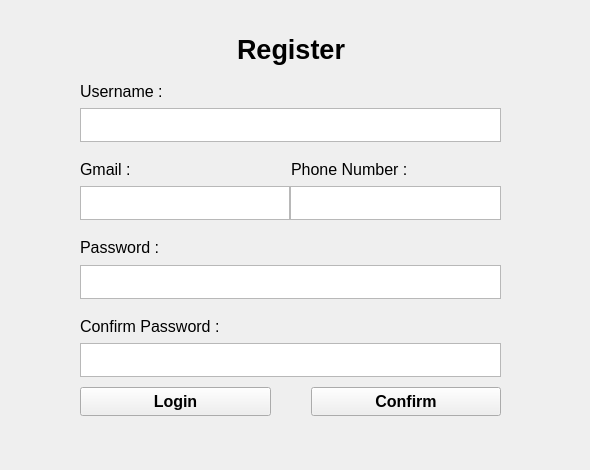
      <widget class="QWidget" name="pageRegister">
       <property name="sizePolicy">
        <sizepolicy hsizetype="Expanding" vsizetype="Expanding">
         <horstretch>1</horstretch>
         <verstretch>1</verstretch>
        </sizepolicy>
       </property>
       <widget class="QWidget" name="verticalLayoutWidget_6">
        <property name="geometry">
         <rect>
          <x>0</x>
          <y>0</y>
          <width>581</width>
          <height>461</height>
         </rect>
        </property>
        <layout class="QVBoxLayout" name="VLRegister">
         <property name="spacing">
          <number>0</number>
         </property>
         <property name="topMargin">
          <number>0</number>
         </property>
         <property name="bottomMargin">
          <number>0</number>
         </property>
         <item>
          <spacer name="verticalSpacer_7">
           <property name="orientation">
            <enum>Qt::Orientation::Vertical</enum>
           </property>
           <property name="sizeType">
            <enum>QSizePolicy::Policy::Fixed</enum>
           </property>
           <property name="sizeHint" stdset="0">
            <size>
             <width>20</width>
             <height>30</height>
            </size>
           </property>
          </spacer>
         </item>
         <item>
          <layout class="QHBoxLayout" name="horizontalLayout_31">
           <item>
            <spacer name="horizontalSpacer_33">
             <property name="orientation">
              <enum>Qt::Orientation::Horizontal</enum>
             </property>
             <property name="sizeHint" stdset="0">
              <size>
               <width>40</width>
               <height>20</height>
              </size>
             </property>
            </spacer>
           </item>
           <item>
            <widget class="QLabel" name="label_3">
             <property name="font">
              <font>
               <pointsize>20</pointsize>
               <bold>true</bold>
              </font>
             </property>
             <property name="text">
              <string>Register</string>
             </property>
            </widget>
           </item>
           <item>
            <spacer name="horizontalSpacer_34">
             <property name="orientation">
              <enum>Qt::Orientation::Horizontal</enum>
             </property>
             <property name="sizeHint" stdset="0">
              <size>
               <width>40</width>
               <height>20</height>
              </size>
             </property>
            </spacer>
           </item>
          </layout>
         </item>
         <item>
          <layout class="QHBoxLayout" name="horizontalLayout_30">
           <property name="topMargin">
            <number>5</number>
           </property>
           <item>
            <spacer name="horizontalSpacer_32">
             <property name="orientation">
              <enum>Qt::Orientation::Horizontal</enum>
             </property>
             <property name="sizeType">
              <enum>QSizePolicy::Policy::Fixed</enum>
             </property>
             <property name="sizeHint" stdset="0">
              <size>
               <width>80</width>
               <height>5</height>
              </size>
             </property>
            </spacer>
           </item>
           <item>
            <widget class="QLabel" name="label_11">
             <property name="font">
              <font>
               <pointsize>12</pointsize>
              </font>
             </property>
             <property name="text">
              <string>Username :</string>
             </property>
            </widget>
           </item>
          </layout>
         </item>
         <item>
          <layout class="QHBoxLayout" name="horizontalLayout_29">
           <property name="bottomMargin">
            <number>5</number>
           </property>
           <item>
            <spacer name="horizontalSpacer_35">
             <property name="orientation">
              <enum>Qt::Orientation::Horizontal</enum>
             </property>
             <property name="sizeType">
              <enum>QSizePolicy::Policy::Fixed</enum>
             </property>
             <property name="sizeHint" stdset="0">
              <size>
               <width>80</width>
               <height>5</height>
              </size>
             </property>
            </spacer>
           </item>
           <item>
            <widget class="QTextEdit" name="registerUsername">
             <property name="sizePolicy">
              <sizepolicy hsizetype="Expanding" vsizetype="Ignored">
               <horstretch>0</horstretch>
               <verstretch>0</verstretch>
              </sizepolicy>
             </property>
            </widget>
           </item>
           <item>
            <spacer name="horizontalSpacer_36">
             <property name="orientation">
              <enum>Qt::Orientation::Horizontal</enum>
             </property>
             <property name="sizeType">
              <enum>QSizePolicy::Policy::Fixed</enum>
             </property>
             <property name="sizeHint" stdset="0">
              <size>
               <width>80</width>
               <height>5</height>
              </size>
             </property>
            </spacer>
           </item>
          </layout>
         </item>
         <item>
          <layout class="QHBoxLayout" name="horizontalLayout_35">
           <property name="topMargin">
            <number>5</number>
           </property>
           <item>
            <spacer name="horizontalSpacer_51">
             <property name="orientation">
              <enum>Qt::Orientation::Horizontal</enum>
             </property>
             <property name="sizeType">
              <enum>QSizePolicy::Policy::Fixed</enum>
             </property>
             <property name="sizeHint" stdset="0">
              <size>
               <width>80</width>
               <height>5</height>
              </size>
             </property>
            </spacer>
           </item>
           <item>
            <widget class="QLabel" name="label_17">
             <property name="font">
              <font>
               <pointsize>12</pointsize>
              </font>
             </property>
             <property name="text">
              <string>Gmail :</string>
             </property>
            </widget>
           </item>
           <item>
            <widget class="QLabel" name="label_14">
             <property name="font">
              <font>
               <pointsize>12</pointsize>
              </font>
             </property>
             <property name="text">
              <string>Phone Number :</string>
             </property>
            </widget>
           </item>
           <item>
            <spacer name="horizontalSpacer_54">
             <property name="orientation">
              <enum>Qt::Orientation::Horizontal</enum>
             </property>
             <property name="sizeType">
              <enum>QSizePolicy::Policy::Fixed</enum>
             </property>
             <property name="sizeHint" stdset="0">
              <size>
               <width>80</width>
               <height>5</height>
              </size>
             </property>
            </spacer>
           </item>
          </layout>
         </item>
         <item>
          <layout class="QHBoxLayout" name="horizontalLayout_39">
           <property name="bottomMargin">
            <number>5</number>
           </property>
           <item>
            <spacer name="horizontalSpacer_52">
             <property name="orientation">
              <enum>Qt::Orientation::Horizontal</enum>
             </property>
             <property name="sizeType">
              <enum>QSizePolicy::Policy::Fixed</enum>
             </property>
             <property name="sizeHint" stdset="0">
              <size>
               <width>80</width>
               <height>5</height>
              </size>
             </property>
            </spacer>
           </item>
           <item>
            <widget class="QTextEdit" name="registerUsername_2">
             <property name="sizePolicy">
              <sizepolicy hsizetype="Expanding" vsizetype="Ignored">
               <horstretch>0</horstretch>
               <verstretch>0</verstretch>
              </sizepolicy>
             </property>
             <property name="html">
              <string>&lt;!DOCTYPE HTML PUBLIC &quot;-//W3C//DTD HTML 4.0//EN&quot; &quot;http://www.w3.org/TR/REC-html40/strict.dtd&quot;&gt;
&lt;html&gt;&lt;head&gt;&lt;meta name=&quot;qrichtext&quot; content=&quot;1&quot; /&gt;&lt;meta charset=&quot;utf-8&quot; /&gt;&lt;style type=&quot;text/css&quot;&gt;
p, li { white-space: pre-wrap; }
hr { height: 1px; border-width: 0; }
li.unchecked::marker { content: &quot;\2610&quot;; }
li.checked::marker { content: &quot;\2612&quot;; }
&lt;/style&gt;&lt;/head&gt;&lt;body style=&quot; font-family:'Segoe UI'; font-size:9pt; font-weight:400; font-style:normal;&quot;&gt;
&lt;p style=&quot;-qt-paragraph-type:empty; margin-top:0px; margin-bottom:0px; margin-left:0px; margin-right:0px; -qt-block-indent:0; text-indent:0px;&quot;&gt;&lt;br /&gt;&lt;/p&gt;&lt;/body&gt;&lt;/html&gt;</string>
             </property>
            </widget>
           </item>
           <item>
            <widget class="QTextEdit" name="registerUsername_3">
             <property name="sizePolicy">
              <sizepolicy hsizetype="Expanding" vsizetype="Ignored">
               <horstretch>0</horstretch>
               <verstretch>0</verstretch>
              </sizepolicy>
             </property>
            </widget>
           </item>
           <item>
            <spacer name="horizontalSpacer_53">
             <property name="orientation">
              <enum>Qt::Orientation::Horizontal</enum>
             </property>
             <property name="sizeType">
              <enum>QSizePolicy::Policy::Fixed</enum>
             </property>
             <property name="sizeHint" stdset="0">
              <size>
               <width>80</width>
               <height>5</height>
              </size>
             </property>
            </spacer>
           </item>
          </layout>
         </item>
         <item>
          <layout class="QHBoxLayout" name="horizontalLayout_28">
           <property name="topMargin">
            <number>5</number>
           </property>
           <item>
            <spacer name="horizontalSpacer_37">
             <property name="orientation">
              <enum>Qt::Orientation::Horizontal</enum>
             </property>
             <property name="sizeType">
              <enum>QSizePolicy::Policy::Fixed</enum>
             </property>
             <property name="sizeHint" stdset="0">
              <size>
               <width>80</width>
               <height>5</height>
              </size>
             </property>
            </spacer>
           </item>
           <item>
            <widget class="QLabel" name="label_12">
             <property name="font">
              <font>
               <pointsize>12</pointsize>
              </font>
             </property>
             <property name="text">
              <string>Password : </string>
             </property>
            </widget>
           </item>
          </layout>
         </item>
         <item>
          <layout class="QHBoxLayout" name="horizontalLayout_27">
           <property name="bottomMargin">
            <number>5</number>
           </property>
           <item>
            <spacer name="horizontalSpacer_45">
             <property name="orientation">
              <enum>Qt::Orientation::Horizontal</enum>
             </property>
             <property name="sizeType">
              <enum>QSizePolicy::Policy::Fixed</enum>
             </property>
             <property name="sizeHint" stdset="0">
              <size>
               <width>80</width>
               <height>5</height>
              </size>
             </property>
            </spacer>
           </item>
           <item>
            <widget class="QTextEdit" name="registerPassword">
             <property name="sizePolicy">
              <sizepolicy hsizetype="Expanding" vsizetype="Ignored">
               <horstretch>0</horstretch>
               <verstretch>0</verstretch>
              </sizepolicy>
             </property>
            </widget>
           </item>
           <item>
            <spacer name="horizontalSpacer_38">
             <property name="orientation">
              <enum>Qt::Orientation::Horizontal</enum>
             </property>
             <property name="sizeType">
              <enum>QSizePolicy::Policy::Fixed</enum>
             </property>
             <property name="sizeHint" stdset="0">
              <size>
               <width>80</width>
               <height>5</height>
              </size>
             </property>
            </spacer>
           </item>
          </layout>
         </item>
         <item>
          <layout class="QHBoxLayout" name="horizontalLayout_26">
           <property name="topMargin">
            <number>5</number>
           </property>
           <item>
            <spacer name="horizontalSpacer_44">
             <property name="orientation">
              <enum>Qt::Orientation::Horizontal</enum>
             </property>
             <property name="sizeType">
              <enum>QSizePolicy::Policy::Fixed</enum>
             </property>
             <property name="sizeHint" stdset="0">
              <size>
               <width>80</width>
               <height>5</height>
              </size>
             </property>
            </spacer>
           </item>
           <item>
            <widget class="QLabel" name="label_13">
             <property name="sizePolicy">
              <sizepolicy hsizetype="Preferred" vsizetype="Ignored">
               <horstretch>0</horstretch>
               <verstretch>0</verstretch>
              </sizepolicy>
             </property>
             <property name="font">
              <font>
               <pointsize>12</pointsize>
              </font>
             </property>
             <property name="text">
              <string>Confirm Password :</string>
             </property>
            </widget>
           </item>
          </layout>
         </item>
         <item>
          <layout class="QHBoxLayout" name="horizontalLayout_25">
           <property name="bottomMargin">
            <number>5</number>
           </property>
           <item>
            <spacer name="horizontalSpacer_41">
             <property name="orientation">
              <enum>Qt::Orientation::Horizontal</enum>
             </property>
             <property name="sizeType">
              <enum>QSizePolicy::Policy::Fixed</enum>
             </property>
             <property name="sizeHint" stdset="0">
              <size>
               <width>80</width>
               <height>5</height>
              </size>
             </property>
            </spacer>
           </item>
           <item>
            <widget class="QTextEdit" name="registerConfirmPassword">
             <property name="sizePolicy">
              <sizepolicy hsizetype="Expanding" vsizetype="Ignored">
               <horstretch>0</horstretch>
               <verstretch>0</verstretch>
              </sizepolicy>
             </property>
            </widget>
           </item>
           <item>
            <spacer name="horizontalSpacer_40">
             <property name="orientation">
              <enum>Qt::Orientation::Horizontal</enum>
             </property>
             <property name="sizeType">
              <enum>QSizePolicy::Policy::Fixed</enum>
             </property>
             <property name="sizeHint" stdset="0">
              <size>
               <width>80</width>
               <height>5</height>
              </size>
             </property>
            </spacer>
           </item>
          </layout>
         </item>
         <item>
          <layout class="QHBoxLayout" name="horizontalLayout_24">
           <property name="topMargin">
            <number>5</number>
           </property>
           <property name="bottomMargin">
            <number>5</number>
           </property>
           <item>
            <spacer name="horizontalSpacer_42">
             <property name="orientation">
              <enum>Qt::Orientation::Horizontal</enum>
             </property>
             <property name="sizeType">
              <enum>QSizePolicy::Policy::Fixed</enum>
             </property>
             <property name="sizeHint" stdset="0">
              <size>
               <width>80</width>
               <height>5</height>
              </size>
             </property>
            </spacer>
           </item>
           <item>
            <widget class="QPushButton" name="registerLoginBtn">
             <property name="sizePolicy">
              <sizepolicy hsizetype="Minimum" vsizetype="Preferred">
               <horstretch>0</horstretch>
               <verstretch>0</verstretch>
              </sizepolicy>
             </property>
             <property name="font">
              <font>
               <pointsize>12</pointsize>
               <bold>true</bold>
              </font>
             </property>
             <property name="text">
              <string>Login</string>
             </property>
            </widget>
           </item>
           <item>
            <spacer name="horizontalSpacer_43">
             <property name="orientation">
              <enum>Qt::Orientation::Horizontal</enum>
             </property>
             <property name="sizeType">
              <enum>QSizePolicy::Policy::Fixed</enum>
             </property>
             <property name="sizeHint" stdset="0">
              <size>
               <width>40</width>
               <height>5</height>
              </size>
             </property>
            </spacer>
           </item>
           <item>
            <widget class="QPushButton" name="registerConfirmBtn">
             <property name="sizePolicy">
              <sizepolicy hsizetype="Minimum" vsizetype="Preferred">
               <horstretch>0</horstretch>
               <verstretch>0</verstretch>
              </sizepolicy>
             </property>
             <property name="font">
              <font>
               <pointsize>12</pointsize>
               <bold>true</bold>
              </font>
             </property>
             <property name="text">
              <string>Confirm</string>
             </property>
            </widget>
           </item>
           <item>
            <spacer name="horizontalSpacer_39">
             <property name="orientation">
              <enum>Qt::Orientation::Horizontal</enum>
             </property>
             <property name="sizeType">
              <enum>QSizePolicy::Policy::Fixed</enum>
             </property>
             <property name="sizeHint" stdset="0">
              <size>
               <width>80</width>
               <height>5</height>
              </size>
             </property>
            </spacer>
           </item>
          </layout>
         </item>
         <item>
          <spacer name="verticalSpacer_8">
           <property name="orientation">
            <enum>Qt::Orientation::Vertical</enum>
           </property>
           <property name="sizeType">
            <enum>QSizePolicy::Policy::Fixed</enum>
           </property>
           <property name="sizeHint" stdset="0">
            <size>
             <width>20</width>
             <height>40</height>
            </size>
           </property>
          </spacer>
         </item>
        </layout>
       </widget>
      </widget>
